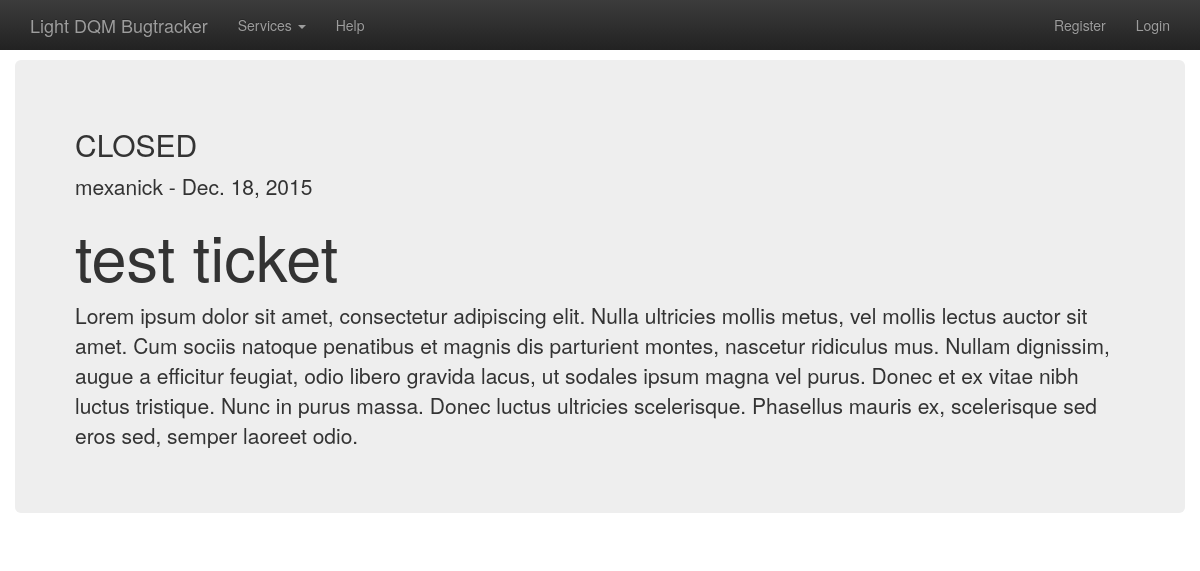
Screenshot of /bugs/1/ with the database file from the repository.
### bugtracker/models.py (models this page shows, shortened)
class Ticket(models.Model):
    title = models.CharField(max_length=128)
    text = models.TextField()
    created = models.DateTimeField(auto_now=True)
    closed = models.BooleanField(default=False)
    user = models.ForeignKey(User,)

### bugtracker/views.py (the view)
# urls.py: url(r'^(?P<pk>[0-9]+)/$', BugDetailView.as_view(), name='detail'),
class BugDetailView(DetailView):
    model = Ticket
    template_name = 'detail.html'

### bugtracker/templates/detail.html (shortened to what this page needs)
{% extends 'base.html' %}
{% block content_block %}
    <div class="jumbotron">
        <h2>{{ object.closed|yesno:"CLOSED, OPENED" }}</h2>
        <p>{{ object.user }} - {{ object.created|date }}</p>
        <h1>{{ object.title }}</h1>
        <p>{{ object.text }}</p>
    </div>
{% endblock %}

### LightDQM/static/css/style.css (style rules this page uses)
body { padding-top: 60px; }

### rows the page displays
Ticket: closed "CLOSED", user "mexanick", created "Dec. 18, 2015", title "test ticket", text "Lorem ipsum dolor sit amet, consectetur adipiscing elit. Nulla ultricies mollis metus, vel mollis lectus auctor sit amet. Cum sociis natoque penatibus et magnis dis parturient montes, nascetur ridiculus mus. Nullam dignissim, augue a efficitur feugiat, odio libero gravida lacus, ut sodales ipsum magna vel purus. Donec et ex vitae nibh luctus tristique. Nunc in purus massa. Donec luctus ultricies scelerisque. Phasellus mauris ex, scelerisque sed eros sed, semper laoreet odio."
